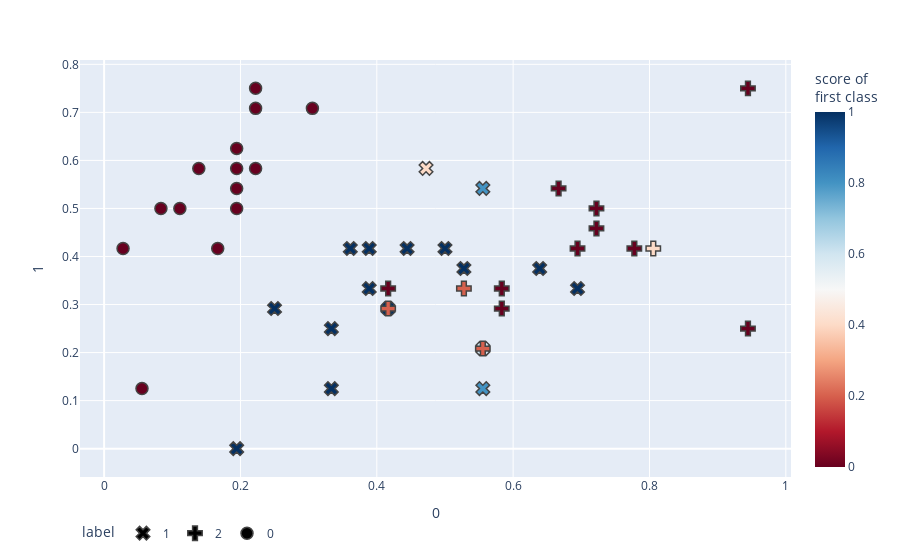

The code cell stored with this chart in its notebook:
### Code cell
import plotly.express as px

#Treino e teste
X_treino_iris, X_teste_iris, Y_treino_iris, Y_teste_iris = train_test_split(X_norm_iris, y_iris, test_size= 0.3, random_state=10)

# Fit the model on training data, predict on test data
clf = KNeighborsClassifier(n_neighbors=5, p=3, metric= 'minkowski')
clf.fit(X_treino_iris, Y_treino_iris)
y_score = clf.predict_proba(X_teste_iris)[:, 1]

fig = px.scatter(
    X_teste_iris, x=0, y=1,
    color=y_score, color_continuous_scale='RdBu',
    symbol=Y_teste_iris, symbol_map={'0': 'star', '1': 'circle', '2': 'diamond'},
    labels={'symbol': 'label', 'color': 'score of <br>first class'}
)
fig.update_traces(marker_size=12, marker_line_width=1.5)
fig.update_layout(legend_orientation='h')
fig.show()

### Figure 1 — Plotly figure (JSON) as saved in the notebook; plotly's stock layout.template omitted (floating-point values rounded to 4 significant figures)
{"data": [{"hovertemplate": "label=1<br>0=%{x}<br>1=%{y}<br>score of <br>first class=%{marker.color}<extra></extra>", "legendgroup": "1", "marker": {"color": [0.8, 1, 1, 0.6, 1, 1, 1, 1, 0.4, 1, 1, 1, 1, 1, 1, 1, 0.8], "coloraxis": "coloraxis", "line": {"width": 1.5}, "size": 12, "symbol": "x"}, "mode": "markers", "name": "1", "orientation": "v", "showlegend": true, "type": "scatter", "x": [0.5556, 0.5, 0.1944, 0.5556, 0.4167, 0.3889, 0.3611, 0.3333, 0.4722, 0.4444, 0.3889, 0.3333, 0.6944, 0.6389, 0.5278, 0.25, 0.5556], "xaxis": "x", "y": [0.125, 0.4167, 0, 0.2083, 0.2917, 0.3333, 0.4167, 0.125, 0.5833, 0.4167, 0.4167, 0.25, 0.3333, 0.375, 0.375, 0.2917, 0.5417], "yaxis": "y"}, {"hovertemplate": "label=2<br>0=%{x}<br>1=%{y}<br>score of <br>first class=%{marker.color}<extra></extra>", "legendgroup": "2", "marker": {"color": [0, 0.2, 0, 0, 0, 0.2, 0, 0.4, 0, 0.2, 0, 0, 0, 0], "coloraxis": "coloraxis", "line": {"width": 1.5}, "size": 12, "symbol": "cross"}, "mode": "markers", "name": "2", "orientation": "v", "showlegend": true, "type": "scatter", "x": [0.5833, 0.4167, 0.6944, 0.7778, 0.5833, 0.5278, 0.9444, 0.8056, 0.4167, 0.5556, 0.6667, 0.7222, 0.9444, 0.7222], "xaxis": "x", "y": [0.2917, 0.2917, 0.4167, 0.4167, 0.3333, 0.3333, 0.75, 0.4167, 0.3333, 0.2083, 0.5417, 0.5, 0.25, 0.4583], "yaxis": "y"}, {"hovertemplate": "label=0<br>0=%{x}<br>1=%{y}<br>score of <br>first class=%{marker.color}<extra></extra>", "legendgroup": "0", "marker": {"color": [0, 0, 0, 0, 0, 0, 0, 0, 0, 0, 0, 0, 0, 0], "coloraxis": "coloraxis", "line": {"width": 1.5}, "size": 12, "symbol": "circle"}, "mode": "markers", "name": "0", "orientation": "v", "showlegend": true, "type": "scatter", "x": [0.3056, 0.1944, 0.2222, 0.1667, 0.2222, 0.02778, 0.2222, 0.1944, 0.1389, 0.1111, 0.08333, 0.1944, 0.1944, 0.05556], "xaxis": "x", "y": [0.7083, 0.5417, 0.5833, 0.4167, 0.75, 0.4167, 0.7083, 0.5, 0.5833, 0.5, 0.5, 0.5833, 0.625, 0.125], "yaxis": "y"}], "layout": {"coloraxis": {"colorbar": {"title": {"text": "score of <br>first class"}}, "colorscale": [[0, "rgb(103,0,31)"], [0.1, "rgb(178,24,43)"], [0.2, "rgb(214,96,77)"], [0.3, "rgb(244,165,130)"], [0.4, "rgb(253,219,199)"], [0.5, "rgb(247,247,247)"], [0.6, "rgb(209,229,240)"], [0.7, "rgb(146,197,222)"], [0.8, "rgb(67,147,195)"], [0.9, "rgb(33,102,172)"], [1, "rgb(5,48,97)"]]}, "legend": {"orientation": "h", "title": {"text": "label"}, "tracegroupgap": 0}, "margin": {"t": 60}, "xaxis": {"anchor": "y", "domain": [0, 1], "title": {"text": "0"}}, "yaxis": {"anchor": "x", "domain": [0, 1], "title": {"text": "1"}}}}
